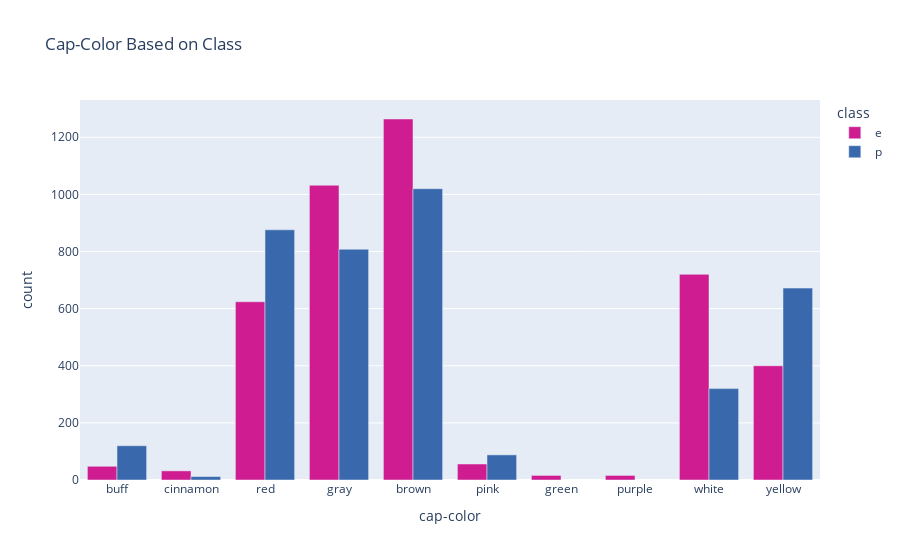

The notebook cell this image was saved under:
### Markdown cell above
Observe: we can see a clear distinction between edible and poisonous mushrooms

Poisonous: we can see from above that if a mushroom has a foul, spicy or fishy smell then it is most likely to be a poisnonous one!

Edible: where as if a mushroom has no odor, almond, or anise smell then it is most likely an edible mushroom!

### Code cell
# bar chart on cap-color seperated by class
new_df = grouped_count_df('cap-color')

fig = px.bar(new_df,x='cap-color',y='count',color='class',color_discrete_sequence = ['rgb(207,28,144)','rgb(57,105,172)'],
              barmode='group', title = 'Cap-Color Based on Class')

fig.update_layout(
        xaxis = dict(
        tickmode = 'array',
        tickvals = ['b','c','e','g','n','p','r','u','w','y'],         
        ticktext = ['buff','cinnamon','red','gray','brown','pink','green','purple','white','yellow']
   )
 )

fig.show()

### Figure 1 — Plotly figure (JSON) as saved in the notebook; plotly's stock layout.template omitted (floating-point values rounded to 4 significant figures)
{"data": [{"alignmentgroup": "True", "hovertemplate": "class=e<br>cap-color=%{x}<br>count=%{y}<extra></extra>", "legendgroup": "e", "marker": {"color": "rgb(207,28,144)", "pattern": {"shape": ""}}, "name": "e", "offsetgroup": "e", "orientation": "v", "showlegend": true, "textposition": "auto", "type": "bar", "x": ["b", "c", "e", "g", "n", "p", "r", "u", "w", "y"], "xaxis": "x", "y": [48, 32, 624, 1032, 1264, 56, 16, 16, 720, 400], "yaxis": "y"}, {"alignmentgroup": "True", "hovertemplate": "class=p<br>cap-color=%{x}<br>count=%{y}<extra></extra>", "legendgroup": "p", "marker": {"color": "rgb(57,105,172)", "pattern": {"shape": ""}}, "name": "p", "offsetgroup": "p", "orientation": "v", "showlegend": true, "textposition": "auto", "type": "bar", "x": ["b", "c", "e", "g", "n", "p", "w", "y"], "xaxis": "x", "y": [120, 12, 876, 808, 1020, 88, 320, 672], "yaxis": "y"}], "layout": {"autosize": true, "barmode": "group", "legend": {"title": {"text": "class"}, "tracegroupgap": 0}, "title": {"text": "Cap-Color Based on Class"}, "xaxis": {"anchor": "y", "autorange": true, "domain": [0, 1], "range": [-0.5, 9.5], "tickmode": "array", "ticktext": ["buff", "cinnamon", "red", "gray", "brown", "pink", "green", "purple", "white", "yellow"], "tickvals": ["b", "c", "e", "g", "n", "p", "r", "u", "w", "y"], "title": {"text": "cap-color"}, "type": "category"}, "yaxis": {"anchor": "x", "autorange": true, "domain": [0, 1], "range": [0, 1331.0], "title": {"text": "count"}, "type": "linear"}}}
